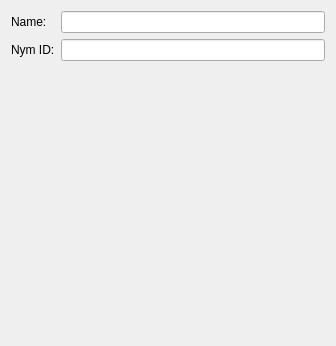
<?xml version="1.0" encoding="UTF-8"?>
<ui version="4.0">
 <class>MTNymDetails</class>
 <widget class="MTEditDetails" name="MTNymDetails">
  <property name="geometry">
   <rect>
    <x>0</x>
    <y>0</y>
    <width>336</width>
    <height>346</height>
   </rect>
  </property>
  <property name="windowTitle">
   <string>Form</string>
  </property>
  <layout class="QVBoxLayout" name="verticalLayout_2">
   <item>
    <layout class="QGridLayout" name="gridLayout">
     <item row="1" column="0">
      <widget class="QLabel" name="labelID">
       <property name="text">
        <string>Nym ID:</string>
       </property>
      </widget>
     </item>
     <item row="0" column="0">
      <widget class="QLabel" name="labelName">
       <property name="layoutDirection">
        <enum>Qt::LeftToRight</enum>
       </property>
       <property name="text">
        <string>Name:</string>
       </property>
       <property name="alignment">
        <set>Qt::AlignLeading|Qt::AlignLeft|Qt::AlignVCenter</set>
       </property>
      </widget>
     </item>
     <item row="0" column="1">
      <widget class="QLineEdit" name="lineEditName">
       <property name="sizePolicy">
        <sizepolicy hsizetype="Expanding" vsizetype="Maximum">
         <horstretch>0</horstretch>
         <verstretch>0</verstretch>
        </sizepolicy>
       </property>
       <property name="alignment">
        <set>Qt::AlignLeading|Qt::AlignLeft|Qt::AlignTop</set>
       </property>
       <property name="readOnly">
        <bool>false</bool>
       </property>
      </widget>
     </item>
     <item row="1" column="1">
      <widget class="QLineEdit" name="lineEditID">
       <property name="readOnly">
        <bool>true</bool>
       </property>
      </widget>
     </item>
    </layout>
   </item>
   <item>
    <spacer name="verticalSpacer">
     <property name="orientation">
      <enum>Qt::Vertical</enum>
     </property>
     <property name="sizeHint" stdset="0">
      <size>
       <width>20</width>
       <height>40</height>
      </size>
     </property>
    </spacer>
   </item>
  </layout>
 </widget>
 <customwidgets>
  <customwidget>
   <class>MTEditDetails</class>
   <extends>QWidget</extends>
   <header>mteditdetails.h</header>
   <container>1</container>
  </customwidget>
 </customwidgets>
 <resources/>
 <connections/>
</ui>
